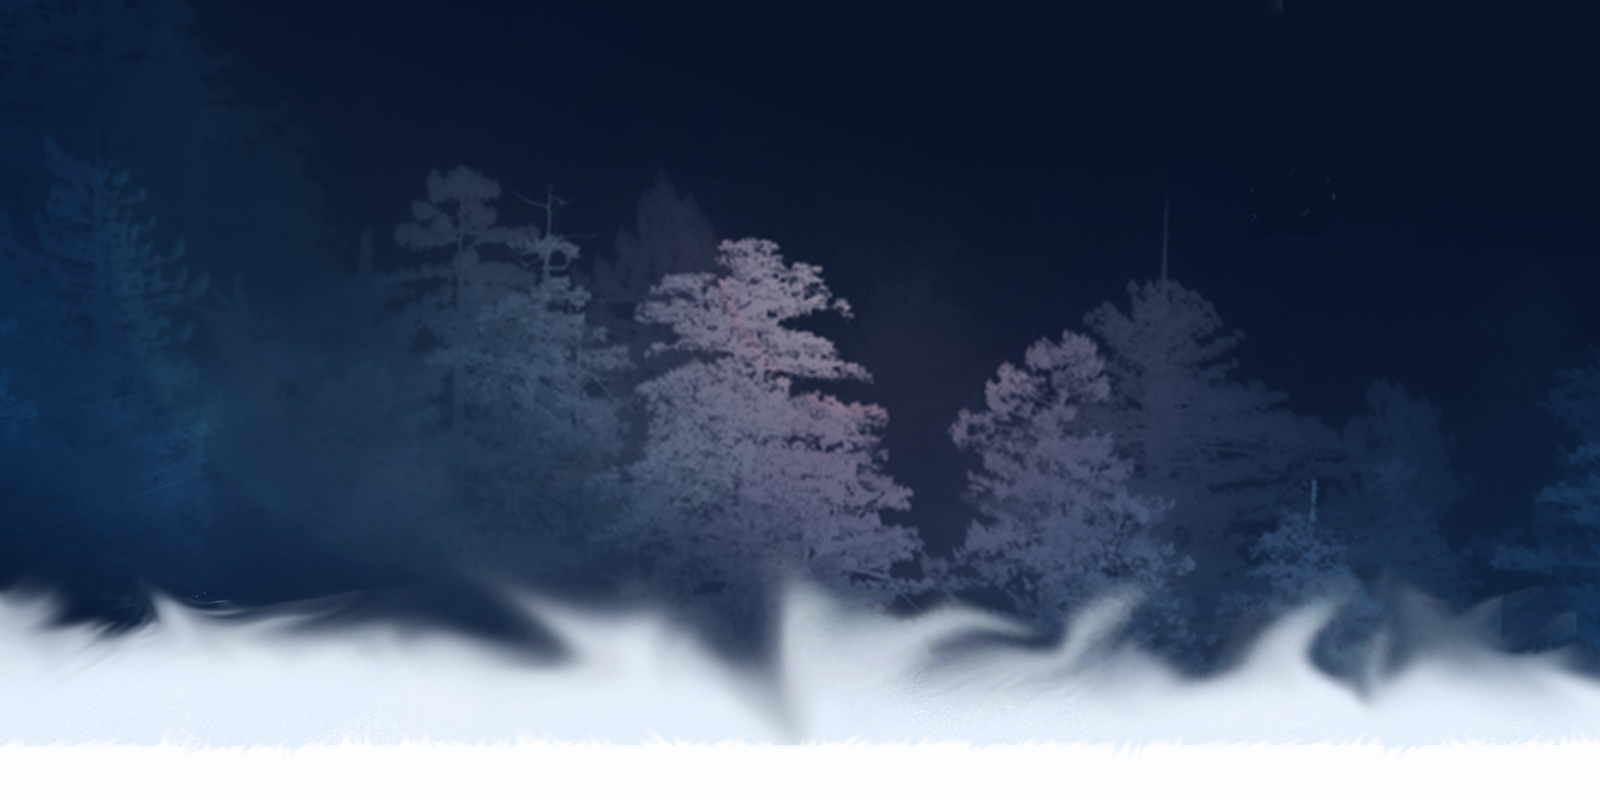

This is a level from a 2D game, rendered from its Tiled map with the project's own tilesets. A one-line summary and the map file follow, with tile-layer data summarised:
An orthogonal 50x25 tile map with 32x32 px tiles, 4 tile layers (Background, Fondo, Fx, floor), 5 tilesets.

<map version="1.0" orientation="orthogonal" renderorder="right-down" width="50" height="25" tilewidth="32" tileheight="32" nextobjectid="1">
 <tileset firstgid="1" name="Sky" tilewidth="32" tileheight="32" tilecount="2040">
  <image source="fondo2.png" width="1920" height="1090" />
 </tileset>
 <tileset firstgid="2041" name="Floor" tilewidth="32" tileheight="32" tilecount="2040">
  <image source="piso nieve.png" width="1920" height="1090" />
 </tileset>
 <tileset firstgid="4081" name="arbol fondo der" tilewidth="32" tileheight="32" tilecount="2040">
  <image source="arbol fondo der.png" width="1920" height="1090" />
 </tileset>
 <tileset firstgid="6121" name="niebla" tilewidth="32" tileheight="32" tilecount="1980">
  <image source="niebla.png" width="1920" height="1080" />
 </tileset>
 <tileset firstgid="8101" name="Fondo" tilewidth="32" tileheight="32" tilecount="2040">
  <image source="capa4.png" width="1920" height="1090" />
 </tileset>
 <layer name="Background" width="50" height="25">
  <data>[1250 cells, 1250 non-empty, 227 distinct tile ids]</data>
 </layer>
 <layer name="Fondo" width="50" height="25">
  <data>[1250 cells, 1200 non-empty, 1200 distinct tile ids]</data>
 </layer>
 <layer name="Fx" width="50" height="25">
  <data>[1250 cells, 503 non-empty, 496 distinct tile ids]</data>
 </layer>
 <layer name="floor" width="50" height="25">
  <data>[1250 cells, 150 non-empty, 150 distinct tile ids]</data>
 </layer>
</map>
